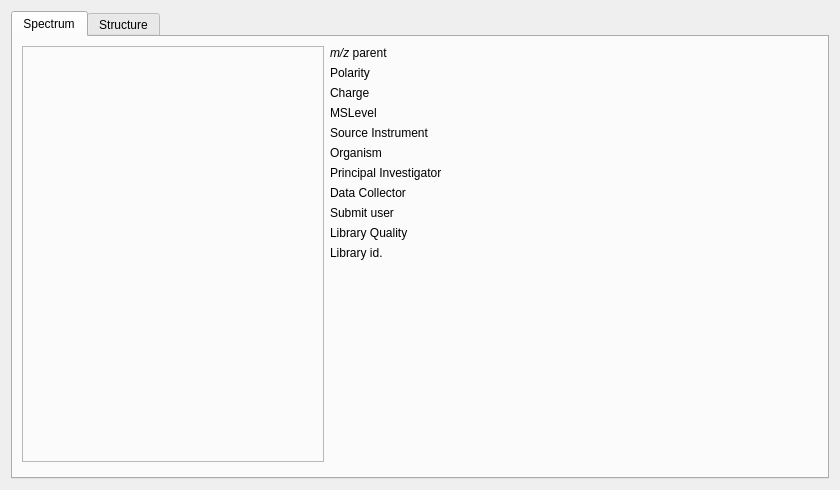
<?xml version="1.0" encoding="UTF-8"?>
<ui version="4.0">
 <class>Form</class>
 <widget class="QWidget" name="Form">
  <property name="geometry">
   <rect>
    <x>0</x>
    <y>0</y>
    <width>840</width>
    <height>490</height>
   </rect>
  </property>
  <property name="windowTitle">
   <string>Form</string>
  </property>
  <layout class="QVBoxLayout" name="verticalLayout">
   <item>
    <widget class="QTabWidget" name="tabWidget">
     <property name="currentIndex">
      <number>0</number>
     </property>
     <widget class="QWidget" name="tab">
      <attribute name="icon">
       <iconset resource="../../ui.qrc">
        <normaloff>:/icons/images/spectrum.svg</normaloff>:/icons/images/spectrum.svg</iconset>
      </attribute>
      <attribute name="title">
       <string>Spectrum</string>
      </attribute>
      <layout class="QGridLayout" name="gridLayout_6">
       <item row="0" column="0">
        <widget class="QFrame" name="frame_3">
         <property name="sizePolicy">
          <sizepolicy hsizetype="Fixed" vsizetype="Preferred">
           <horstretch>0</horstretch>
           <verstretch>0</verstretch>
          </sizepolicy>
         </property>
         <property name="frameShape">
          <enum>QFrame::StyledPanel</enum>
         </property>
         <property name="frameShadow">
          <enum>QFrame::Plain</enum>
         </property>
         <layout class="QVBoxLayout" name="verticalLayout_4">
          <property name="spacing">
           <number>0</number>
          </property>
          <property name="leftMargin">
           <number>0</number>
          </property>
          <property name="topMargin">
           <number>0</number>
          </property>
          <property name="rightMargin">
           <number>0</number>
          </property>
          <property name="bottomMargin">
           <number>0</number>
          </property>
          <item>
           <widget class="SpectrumWidget" name="widgetSpectrum" native="true">
            <property name="sizePolicy">
             <sizepolicy hsizetype="Fixed" vsizetype="Fixed">
              <horstretch>0</horstretch>
              <verstretch>0</verstretch>
             </sizepolicy>
            </property>
            <property name="minimumSize">
             <size>
              <width>300</width>
              <height>272</height>
             </size>
            </property>
            <property name="maximumSize">
             <size>
              <width>300</width>
              <height>272</height>
             </size>
            </property>
           </widget>
          </item>
         </layout>
        </widget>
       </item>
       <item row="0" column="1">
        <layout class="QGridLayout" name="gridLayout_3">
         <item row="9" column="0">
          <widget class="QLabel" name="label_15">
           <property name="text">
            <string>Library Quality</string>
           </property>
          </widget>
         </item>
         <item row="7" column="1">
          <widget class="QLabel" name="lblDataCollector">
           <property name="text">
            <string/>
           </property>
           <property name="textInteractionFlags">
            <set>Qt::LinksAccessibleByMouse|Qt::TextSelectableByKeyboard|Qt::TextSelectableByMouse</set>
           </property>
          </widget>
         </item>
         <item row="5" column="1">
          <widget class="QLabel" name="lblOrganism">
           <property name="text">
            <string/>
           </property>
           <property name="textInteractionFlags">
            <set>Qt::LinksAccessibleByMouse|Qt::TextSelectableByKeyboard|Qt::TextSelectableByMouse</set>
           </property>
          </widget>
         </item>
         <item row="5" column="0">
          <widget class="QLabel" name="label_11">
           <property name="sizePolicy">
            <sizepolicy hsizetype="Fixed" vsizetype="Fixed">
             <horstretch>0</horstretch>
             <verstretch>0</verstretch>
            </sizepolicy>
           </property>
           <property name="text">
            <string>Organism</string>
           </property>
          </widget>
         </item>
         <item row="6" column="1">
          <widget class="QLabel" name="lblPi">
           <property name="text">
            <string/>
           </property>
           <property name="textInteractionFlags">
            <set>Qt::LinksAccessibleByMouse|Qt::TextSelectableByKeyboard|Qt::TextSelectableByMouse</set>
           </property>
          </widget>
         </item>
         <item row="8" column="0">
          <widget class="QLabel" name="label_14">
           <property name="text">
            <string>Submit user</string>
           </property>
          </widget>
         </item>
         <item row="6" column="0">
          <widget class="QLabel" name="label_12">
           <property name="sizePolicy">
            <sizepolicy hsizetype="Fixed" vsizetype="Fixed">
             <horstretch>0</horstretch>
             <verstretch>0</verstretch>
            </sizepolicy>
           </property>
           <property name="text">
            <string>Principal Investigator</string>
           </property>
          </widget>
         </item>
         <item row="2" column="1">
          <widget class="QLabel" name="lblCharge">
           <property name="text">
            <string/>
           </property>
           <property name="textInteractionFlags">
            <set>Qt::LinksAccessibleByMouse|Qt::TextSelectableByKeyboard|Qt::TextSelectableByMouse</set>
           </property>
          </widget>
         </item>
         <item row="10" column="0">
          <widget class="QLabel" name="label_17">
           <property name="text">
            <string>Library id.</string>
           </property>
          </widget>
         </item>
         <item row="1" column="0">
          <widget class="QLabel" name="label_5">
           <property name="sizePolicy">
            <sizepolicy hsizetype="Fixed" vsizetype="Fixed">
             <horstretch>0</horstretch>
             <verstretch>0</verstretch>
            </sizepolicy>
           </property>
           <property name="text">
            <string>Polarity</string>
           </property>
          </widget>
         </item>
         <item row="3" column="0">
          <widget class="QLabel" name="label_7">
           <property name="sizePolicy">
            <sizepolicy hsizetype="Fixed" vsizetype="Fixed">
             <horstretch>0</horstretch>
             <verstretch>0</verstretch>
            </sizepolicy>
           </property>
           <property name="text">
            <string>MSLevel</string>
           </property>
          </widget>
         </item>
         <item row="4" column="1">
          <widget class="QLabel" name="lblSourceInstrument">
           <property name="text">
            <string/>
           </property>
           <property name="textInteractionFlags">
            <set>Qt::LinksAccessibleByMouse|Qt::TextSelectableByKeyboard|Qt::TextSelectableByMouse</set>
           </property>
          </widget>
         </item>
         <item row="0" column="0">
          <widget class="QLabel" name="label_4">
           <property name="sizePolicy">
            <sizepolicy hsizetype="Fixed" vsizetype="Fixed">
             <horstretch>0</horstretch>
             <verstretch>0</verstretch>
            </sizepolicy>
           </property>
           <property name="text">
            <string>&lt;i&gt;m/z&lt;/i&gt; parent</string>
           </property>
          </widget>
         </item>
         <item row="8" column="1">
          <widget class="SubmitUserLabel" name="lblSubmitUser">
           <property name="text">
            <string/>
           </property>
           <property name="openExternalLinks">
            <bool>true</bool>
           </property>
           <property name="textInteractionFlags">
            <set>Qt::LinksAccessibleByKeyboard|Qt::LinksAccessibleByMouse|Qt::TextBrowserInteraction|Qt::TextSelectableByKeyboard|Qt::TextSelectableByMouse</set>
           </property>
          </widget>
         </item>
         <item row="9" column="1">
          <widget class="QualityLabel" name="lblQuality">
           <property name="text">
            <string/>
           </property>
           <property name="textInteractionFlags">
            <set>Qt::LinksAccessibleByMouse|Qt::TextSelectableByKeyboard|Qt::TextSelectableByMouse</set>
           </property>
          </widget>
         </item>
         <item row="1" column="1">
          <widget class="QLabel" name="lblPolarity">
           <property name="text">
            <string/>
           </property>
           <property name="textInteractionFlags">
            <set>Qt::LinksAccessibleByMouse|Qt::TextSelectableByKeyboard|Qt::TextSelectableByMouse</set>
           </property>
          </widget>
         </item>
         <item row="4" column="0">
          <widget class="QLabel" name="label_10">
           <property name="sizePolicy">
            <sizepolicy hsizetype="Fixed" vsizetype="Fixed">
             <horstretch>0</horstretch>
             <verstretch>0</verstretch>
            </sizepolicy>
           </property>
           <property name="text">
            <string>Source Instrument</string>
           </property>
          </widget>
         </item>
         <item row="7" column="0">
          <widget class="QLabel" name="label_13">
           <property name="sizePolicy">
            <sizepolicy hsizetype="Fixed" vsizetype="Fixed">
             <horstretch>0</horstretch>
             <verstretch>0</verstretch>
            </sizepolicy>
           </property>
           <property name="text">
            <string>Data Collector</string>
           </property>
          </widget>
         </item>
         <item row="2" column="0">
          <widget class="QLabel" name="label_6">
           <property name="sizePolicy">
            <sizepolicy hsizetype="Fixed" vsizetype="Fixed">
             <horstretch>0</horstretch>
             <verstretch>0</verstretch>
            </sizepolicy>
           </property>
           <property name="text">
            <string>Charge</string>
           </property>
          </widget>
         </item>
         <item row="3" column="1">
          <widget class="QLabel" name="lblMSLevel">
           <property name="text">
            <string/>
           </property>
           <property name="textInteractionFlags">
            <set>Qt::LinksAccessibleByMouse|Qt::TextSelectableByKeyboard|Qt::TextSelectableByMouse</set>
           </property>
          </widget>
         </item>
         <item row="0" column="1">
          <widget class="QLabel" name="lblPepmass">
           <property name="text">
            <string/>
           </property>
           <property name="textInteractionFlags">
            <set>Qt::LinksAccessibleByMouse|Qt::TextSelectableByKeyboard|Qt::TextSelectableByMouse</set>
           </property>
          </widget>
         </item>
         <item row="10" column="1">
          <widget class="SpectrumIdLabel" name="lblLibraryId">
           <property name="text">
            <string/>
           </property>
           <property name="openExternalLinks">
            <bool>true</bool>
           </property>
           <property name="textInteractionFlags">
            <set>Qt::LinksAccessibleByKeyboard|Qt::LinksAccessibleByMouse|Qt::TextBrowserInteraction|Qt::TextSelectableByKeyboard|Qt::TextSelectableByMouse</set>
           </property>
          </widget>
         </item>
         <item row="11" column="0">
          <spacer name="verticalSpacer">
           <property name="orientation">
            <enum>Qt::Vertical</enum>
           </property>
           <property name="sizeHint" stdset="0">
            <size>
             <width>20</width>
             <height>40</height>
            </size>
           </property>
          </spacer>
         </item>
        </layout>
       </item>
       <item row="1" column="0" colspan="2">
        <widget class="FragmentsListWidget" name="widgetFragmentsList" native="true"/>
       </item>
      </layout>
     </widget>
     <widget class="QWidget" name="tab_2">
      <attribute name="icon">
       <iconset resource="../../ui.qrc">
        <normaloff>:/icons/images/molecule.svg</normaloff>:/icons/images/molecule.svg</iconset>
      </attribute>
      <attribute name="title">
       <string>Structure</string>
      </attribute>
      <layout class="QGridLayout" name="gridLayout_5">
       <item row="0" column="1">
        <layout class="QGridLayout" name="gridLayout">
         <item row="3" column="1">
          <widget class="PubMedLabel" name="lblPubMed">
           <property name="text">
            <string/>
           </property>
           <property name="textFormat">
            <enum>Qt::RichText</enum>
           </property>
           <property name="openExternalLinks">
            <bool>true</bool>
           </property>
           <property name="textInteractionFlags">
            <set>Qt::LinksAccessibleByKeyboard|Qt::LinksAccessibleByMouse|Qt::TextBrowserInteraction|Qt::TextSelectableByKeyboard|Qt::TextSelectableByMouse</set>
           </property>
          </widget>
         </item>
         <item row="4" column="0">
          <widget class="StructureSvgWidget" name="widgetStructure" native="true">
           <property name="sizePolicy">
            <sizepolicy hsizetype="Fixed" vsizetype="Fixed">
             <horstretch>0</horstretch>
             <verstretch>0</verstretch>
            </sizepolicy>
           </property>
           <property name="minimumSize">
            <size>
             <width>300</width>
             <height>272</height>
            </size>
           </property>
           <property name="maximumSize">
            <size>
             <width>300</width>
             <height>272</height>
            </size>
           </property>
          </widget>
         </item>
         <item row="0" column="0">
          <widget class="QLabel" name="label_9">
           <property name="sizePolicy">
            <sizepolicy hsizetype="Fixed" vsizetype="Fixed">
             <horstretch>0</horstretch>
             <verstretch>0</verstretch>
            </sizepolicy>
           </property>
           <property name="text">
            <string>Name</string>
           </property>
          </widget>
         </item>
         <item row="2" column="0">
          <widget class="QLabel" name="label_3">
           <property name="sizePolicy">
            <sizepolicy hsizetype="Fixed" vsizetype="Fixed">
             <horstretch>0</horstretch>
             <verstretch>0</verstretch>
            </sizepolicy>
           </property>
           <property name="text">
            <string>SMILES</string>
           </property>
          </widget>
         </item>
         <item row="1" column="0">
          <widget class="QLabel" name="label_2">
           <property name="sizePolicy">
            <sizepolicy hsizetype="Fixed" vsizetype="Fixed">
             <horstretch>0</horstretch>
             <verstretch>0</verstretch>
            </sizepolicy>
           </property>
           <property name="text">
            <string>InChI</string>
           </property>
          </widget>
         </item>
         <item row="0" column="1">
          <widget class="QLabel" name="lblName">
           <property name="maximumSize">
            <size>
             <width>180</width>
             <height>16777215</height>
            </size>
           </property>
           <property name="text">
            <string/>
           </property>
           <property name="wordWrap">
            <bool>true</bool>
           </property>
           <property name="textInteractionFlags">
            <set>Qt::LinksAccessibleByMouse|Qt::TextSelectableByKeyboard|Qt::TextSelectableByMouse</set>
           </property>
          </widget>
         </item>
         <item row="3" column="0">
          <widget class="QLabel" name="label_8">
           <property name="sizePolicy">
            <sizepolicy hsizetype="Fixed" vsizetype="Fixed">
             <horstretch>0</horstretch>
             <verstretch>0</verstretch>
            </sizepolicy>
           </property>
           <property name="text">
            <string>PubMed ref.</string>
           </property>
          </widget>
         </item>
         <item row="1" column="1">
          <widget class="QLabel" name="lblInChI">
           <property name="sizePolicy">
            <sizepolicy hsizetype="Preferred" vsizetype="Preferred">
             <horstretch>0</horstretch>
             <verstretch>0</verstretch>
            </sizepolicy>
           </property>
           <property name="maximumSize">
            <size>
             <width>180</width>
             <height>16777215</height>
            </size>
           </property>
           <property name="text">
            <string/>
           </property>
           <property name="wordWrap">
            <bool>true</bool>
           </property>
           <property name="textInteractionFlags">
            <set>Qt::LinksAccessibleByMouse|Qt::TextSelectableByKeyboard|Qt::TextSelectableByMouse</set>
           </property>
          </widget>
         </item>
         <item row="2" column="1">
          <widget class="QLabel" name="lblSmiles">
           <property name="sizePolicy">
            <sizepolicy hsizetype="Preferred" vsizetype="Preferred">
             <horstretch>0</horstretch>
             <verstretch>0</verstretch>
            </sizepolicy>
           </property>
           <property name="maximumSize">
            <size>
             <width>180</width>
             <height>16777215</height>
            </size>
           </property>
           <property name="text">
            <string/>
           </property>
           <property name="wordWrap">
            <bool>true</bool>
           </property>
           <property name="textInteractionFlags">
            <set>Qt::LinksAccessibleByMouse|Qt::TextSelectableByKeyboard|Qt::TextSelectableByMouse</set>
           </property>
          </widget>
         </item>
         <item row="4" column="1">
          <spacer name="verticalSpacer_2">
           <property name="orientation">
            <enum>Qt::Vertical</enum>
           </property>
           <property name="sizeHint" stdset="0">
            <size>
             <width>20</width>
             <height>40</height>
            </size>
           </property>
          </spacer>
         </item>
        </layout>
       </item>
      </layout>
     </widget>
    </widget>
   </item>
  </layout>
 </widget>
 <customwidgets>
  <customwidget>
   <class>StructureSvgWidget</class>
   <extends>QWidget</extends>
   <header>metgem/ui/widgets.h</header>
   <container>1</container>
  </customwidget>
  <customwidget>
   <class>PubMedLabel</class>
   <extends>QLabel</extends>
   <header>metgem/ui/widgets.h</header>
  </customwidget>
  <customwidget>
   <class>SpectrumIdLabel</class>
   <extends>QLabel</extends>
   <header>metgem/ui/widgets.h</header>
  </customwidget>
  <customwidget>
   <class>SubmitUserLabel</class>
   <extends>QLabel</extends>
   <header>metgem/ui/widgets.h</header>
  </customwidget>
  <customwidget>
   <class>QualityLabel</class>
   <extends>QLabel</extends>
   <header>metgem/ui/widgets.h</header>
  </customwidget>
  <customwidget>
   <class>SpectrumWidget</class>
   <extends>QWidget</extends>
   <header>metgem/ui/widgets.h</header>
   <container>1</container>
  </customwidget>
  <customwidget>
   <class>FragmentsListWidget</class>
   <extends>QWidget</extends>
   <header>metgem/ui/widgets/spectrum.h</header>
   <container>1</container>
  </customwidget>
 </customwidgets>
 <resources>
  <include location="../../ui.qrc"/>
 </resources>
 <connections/>
</ui>
